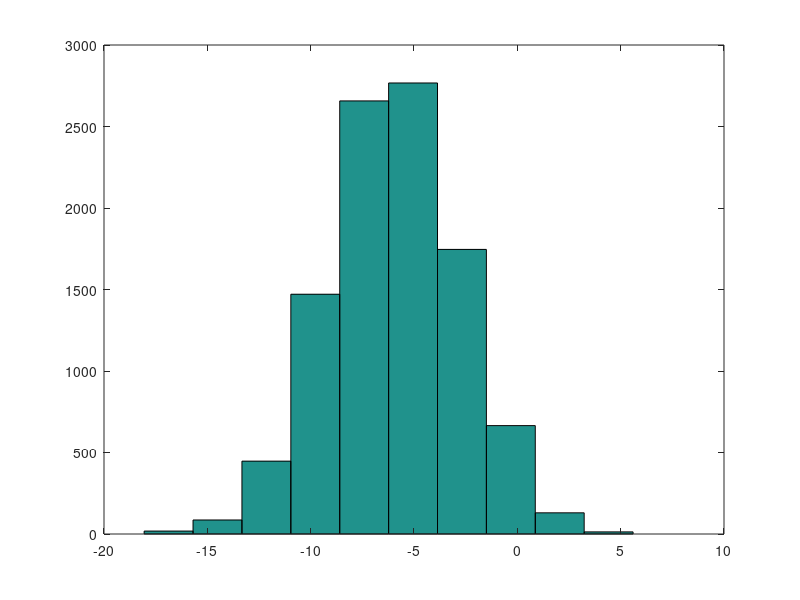

The MATLAB source for this figure: (Note: this script raises an error after producing the figure.)
% Machine learning class 
% Octave tutorial 

% =======================================================
% Section 1: Octave Tutorial: Basic operations

%% Change Octave prompt  
PS1('>> ');              

%% elementary operations
5+6
3-2
5*8
1/2
2^6
1 == 2  % false
1 ~= 2  % true.  note, not "!="
1 && 0
1 || 0
xor(1,0)


%% variable assignment
a = 3; % semicolon suppresses output
b = 'hi';
c = 3>=1;

% Displaying them:
a = pi
disp(sprintf('2 decimals: %0.2f', a))
disp(sprintf('6 decimals: %0.6f', a))
format long
a
format short
a


%%  vectors and matrices
A = [1 2; 3 4; 5 6]

v = [1 2 3]
v = [1; 2; 3]
v = [1:0.1:2]  % from 1 to 2, with stepsize of 0.1. Useful for plot axes
v = 1:6        % from 1 to 6, assumes stepsize of 1

C = 2*ones(2,3)  % same as C = [2 2 2; 2 2 2]
w = ones(1,3)    % 1x3 vector of ones
w = zeros(1,3)
w = rand(1,3)  % drawn from a uniform distribution 
w = randn(1,3) % drawn from a normal distribution (mean=0, var=1)
w = -6 + sqrt(10)*(randn(1,10000))  % (mean = 1, var = 2)
hist(w)
I = eye(4)    % 4x4 identity matrix

% help function
help eye
help rand

% =======================================================
% Section 2: Octave Tutorial: Moving data around 


%% dimensions
sz = size(A)
size(A,1)  % number of rows
size(A,2)  % number of cols
length(v)  % size of longest dimension


%% loading data
pwd    % show current directory (current path)
cd 'C:\Users\ang\Octave files'   % change directory 
ls     % list files in current directory 
load q1y.dat
load q1x.dat
who    % list variables in workspace
whos   % list variables in workspace (detailed view) 
clear q1y       % clear w/ no argt clears all
v = q1x(1:10);
save hello v;   % save variable v into file hello.mat
save hello.txt v -ascii; % save as ascii
% fopen, fread, fprintf, fscanf also work  [[not needed in class]]

%% indexing
A(3,2)  % indexing is (row,col)
A(2,:)  % get the 2nd row. 
        % ":" means every element along that dimension
A(:,2)  % get the 2nd col
A([1 3],:)

A(:,2) = [10; 11; 12]     % change second column
A = [A, [100; 101; 102]]; % append column vec
A(:) % Select all elements as a column vector.

% Putting data together 
A = [A [100; 101; 102]]
B = [11 12; 13 14; 15 16] % same dims as A
[A B]
[A; B] 


% =======================================================
% Section 3: Octave Tutorial: Computing on data 


%% matrix operations
A * C  % matrix multiplication
A .* B % element-wise multiplcation
% A .* C  or A * B gives error - wrong dimensions
A .^ 2
1./v
log(v)  % functions like this operate element-wise on vecs or matrices 
exp(v)  % e^4
abs(v)

-v  % -1*v

v + ones(1,length(v))
% v + 1  % same

A'  % matrix transpose

%% misc useful functions

% max  (or min)
a = [1 15 2 0.5]
val = max(a)
[val,ind] = max(a)

% find
a < 3
find(a < 3)
A = magic(3)
[r,c] = find(A>=7)

% sum, prod
sum(a)
prod(a)
floor(a) % or ceil(a)
max(rand(3),rand(3))
max(A,[],1)
min(A,[],2)
A = magic(9)
sum(A,1)
sum(A,2)
sum(sum( A .* eye(9) ))
sum(sum( A .* flipud(eye(9)) ))


% Matrix inverse (pseudo-inverse)
pinv(A)        % inv(A'*A)*A'


% =======================================================
% Section 4: Octave Tutorial: Plotting 


%% plotting
t = [0:0.01:0.98];
y1 = sin(2*pi*4*t); 
plot(t,y1);
y2 = cos(2*pi*4*t);
hold on;  % "hold off" to turn off
plot(t,y2,'r');
xlabel('time');
ylabel('value');
legend('sin','cos');
title('my plot');
print -dpng 'myPlot.png'
close;           % or,  "close all" to close all figs

figure(2), clf;  % can specify the figure number
subplot(1,2,1);  % Divide plot into 1x2 grid, access 1st element
plot(t,y1);
subplot(1,2,2);  % Divide plot into 1x2 grid, access 2nd element
plot(t,y2);
axis([0.5 1 -1 1]);  % change axis scale

%% display a matrix (or image) 
figure;
imagesc(magic(15)), colorbar, colormap gray;
% comma-chaining function calls.  
a=1,b=2,c=3
a=1;b=2;c=3;


% =======================================================
% Section 5: Octave Tutorial: For, while, if statements, and functions.

v = zeros(10,1);
for i=1:10, 
    v(i) = 2^i;
end
% Can also use "break" and "continue" inside for and while loops to control execution.

i = 1;
while i <= 5,
  v(i) = 100; 
  i = i+1;
end

i = 1;
while true, 
  v(i) = 999; 
  i = i+1;
  if i == 6,
    break;
  end;
end

if v(1)==1,
  disp('The value is one!');
elseif v(1)==2,
  disp('The value is two!');
else
  disp('The value is not one or two!');
end

% exit  % quit

% Functions

% Create a file called squareThisNumber.m with the following contents (without the %):
% function r = squareThisNumber(x)
%   r = x * x;
% end

squareThisNumber(5);  
% If function is undefine, use "pwd" to check current directory (path), 
% and "cd" to change directories
pwd
cd 'C:\Users\ang\Desktop';
squareThisNumber(5);  

% Octave search path (advanced/optional) 
addpath('C:\Users\ang\Desktop');
cd 'C:\'
squareThisNumber(5);

% If you have defined other functions such as costFunctionJ, 
% the following code will work too. 

X = [1 1; 1 2; 1 3];
y = [1;2;3];

theta = [0; 1]; 
j = costFunctionJ(X, y, theta);

theta = [0; 0]; 
j = costFunctionJ(X, y, theta);



